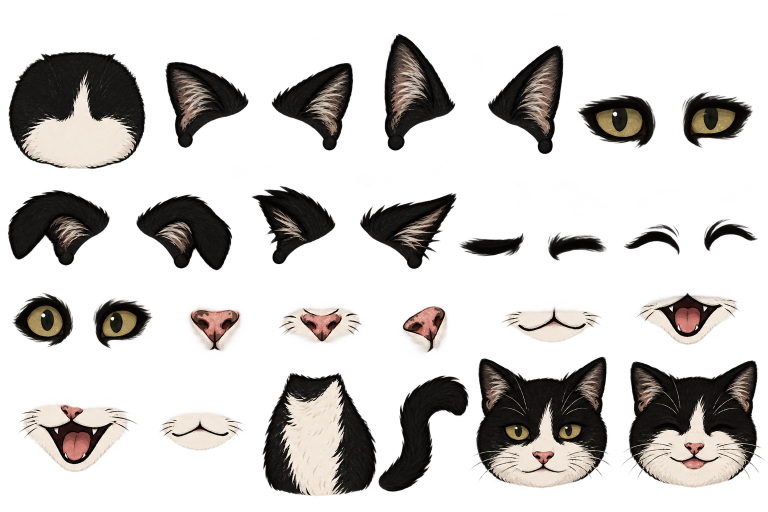
#> input picture assets/purplemonkey/rig-64-cat-v2/source/cat-face-source.png, 1536 x 1024 px (shown at 1/2 size)
$ python build_cat_asymmetric.py
#> lines starting #> are read from the running program, lines starting #| are printed output that depends on the picture
### tools/art/extract_pet_rigs.py
#!/usr/bin/env python3
"""Deterministic extraction/registration of approved source sheets. No firmware edits.
Names l/r mean viewer-left/right. Output <=31px per axis; shared palette per pet.
"""
from pathlib import Path
import json, math, hashlib
import numpy as np
from PIL import Image, ImageDraw
ROOT=Path(__file__).resolve().parents[2]
BASE=ROOT/'assets/purplemonkey/rig'
SOURCE_BASE=BASE
MAX_SIZE=31
OUT=BASE/'review'
OUT.mkdir(exist_ok=True)
NIGHT=(22,18,46,255)
# Manually inspected regions enclosing whole parts, excluding assembled reference.
REGIONS={
'monkey':{'head':(0,30,480,440),'body':(480,95,770,495),'arm_l':(785,95,940,565),'arm_r':(975,95,1130,565),'leg_l':(15,450,240,850),'leg_r':(260,450,470,850),'tail':(475,500,850,845),'drum':(865,560,1195,800)},
'cat':{'head':(0,45,510,465),'body':(530,120,825,550),'arm_l':(885,180,1010,575),'arm_r':(1070,180,1200,575),'leg_l':(35,490,250,845),'leg_r':(330,490,535,845),'tail':(550,540,780,845),'xylophone':(780,595,1230,855)},
'dog':{'ear_l':(25,75,275,370),'head':(320,35,625,385),'ear_r':(640,75,915,370),'body':(335,375,630,735),'arm_l':(65,380,325,740),'arm_r':(650,380,905,740),'leg_l':(145,735,370,990),'leg_r':(520,735,740,990),'tail':(760,715,990,990)},
'llama':{'head':(35,35,315,420),'body':(320,130,780,475),'neck':(785,45,990,515),'tail':(85,430,315,615),'collar':(420,480,715,630),'leg_far_l':(110,620,270,985),'leg_far_r':(300,620,465,985),'leg_near_l':(535,620,690,985),'leg_near_r':(735,620,905,985)}}
EXPRS=['neutral','blink','happy','sing','surprised','sleepy']
def solid(im):
 a=np.array(im.convert('RGBA')); a[:,:,3]=np.where(a[:,:,3]>=128,255,0);a[a[:,:,3]==0,:3]=0
 return Image.fromarray(a)
# [161 lines left out: functions trim, extract, solve, render, main, not called in this run]
# [1 lines that do not run on import are left out]

### tools/art/build_cat_asymmetric.py
#!/usr/bin/env python3
"""Register the photo-based asymmetric cat revision to the existing modular rig."""
import json,math
from pathlib import Path
import numpy as np
from PIL import Image,ImageDraw
import extract_pet_rigs as art
ROOT=art.ROOT;BASE=ROOT/'assets/purplemonkey/rig-64-cat-v2';OLD=ROOT/'assets/purplemonkey/rig-64-modular/cat';D=BASE/'cat'

def build():
 D.mkdir(parents=True,exist_ok=True)
 src=Image.open(BASE/'source/cat-face-source.png').convert('RGBA');cells=[]
#> in build, src is the input picture: PIL image 1536x1024 RGBA; mean R, G, B, A 60.7, 55.5, 50.9, 74.4
 bounds=json.loads((BASE/'source/crop-grid.json').read_text()) if (BASE/'source/crop-grid.json').exists() else {'x':[round(i*src.width/6) for i in range(7)],'y':[round(i*src.height/4) for i in range(5)]}
 for i in range(24):
  x,y=i%6,i//6;box=bounds['boxes'][i] if 'boxes' in bounds else (bounds['x'][x],bounds['y'][y],bounds['x'][x+1],bounds['y'][y+1]);im=art.solid(src.crop(box))
  if i in (13,14,15,16,17,18,19):
   a=np.array(im);rgb=a[:,:,:3].astype(int);white=(rgb.min(axis=2)>155)&((rgb.max(axis=2)-rgb.min(axis=2))<55);a[white,3]=0;im=Image.fromarray(a)
  bb=im.getchannel('A').getbbox();assert bb;cells.append(im.crop(bb))
#> this loop made 24 passes
#> bb on passes 1 to 12: (18, 104, 256, 256), (0, 124, 240, 256), (32, 126, 194, 256), (1, 68, 256, 256), (0, 91, 256, 256), (0, 185, 224, 256), (16, 0, 256, 256), (0, 0, 256, 256), (0, 0, 256, 256), (0, 0, 256, 256), (0, 0, 256, 256), (0, 0, 234, 252)
#> pass 1, in build, `im = art.solid(src.crop(box))`:
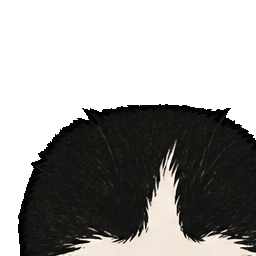
#> im: PIL image 256x256 RGBA; mean R, G, B, A 27.7, 26.4, 24.8, 124.8; transparent parts drawn white
#> pass 2, in build, `im = art.solid(src.crop(box))`:
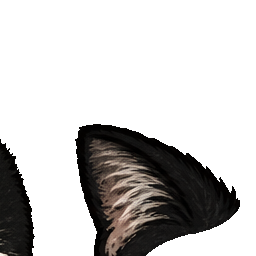
#> im: PIL image 256x256 RGBA; mean R, G, B, A 12, 10.5, 9.6, 68; transparent parts drawn white
#> pass 3, in build, `im = art.solid(src.crop(box))`:
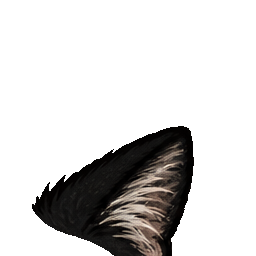
#> im: PIL image 256x256 RGBA; mean R, G, B, A 10.2, 9, 8.2, 53; transparent parts drawn white
#> after the loop:
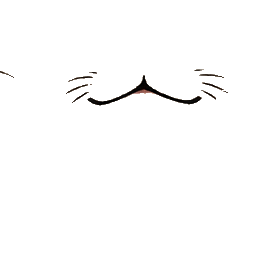
#> a: shape (256, 256, 4); mean R, G, B, A 28.3, 26.9, 25.4, 3.5; transparent parts drawn white
#> after the loop:
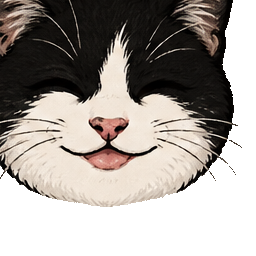
#> im: PIL image 256x256 RGBA; mean R, G, B, A 79.8, 73.7, 68.5, 170.7; transparent parts drawn white
#> after the loop, cells = 24 items
#> (the run stopped early here; a loop or call above may not have finished)
